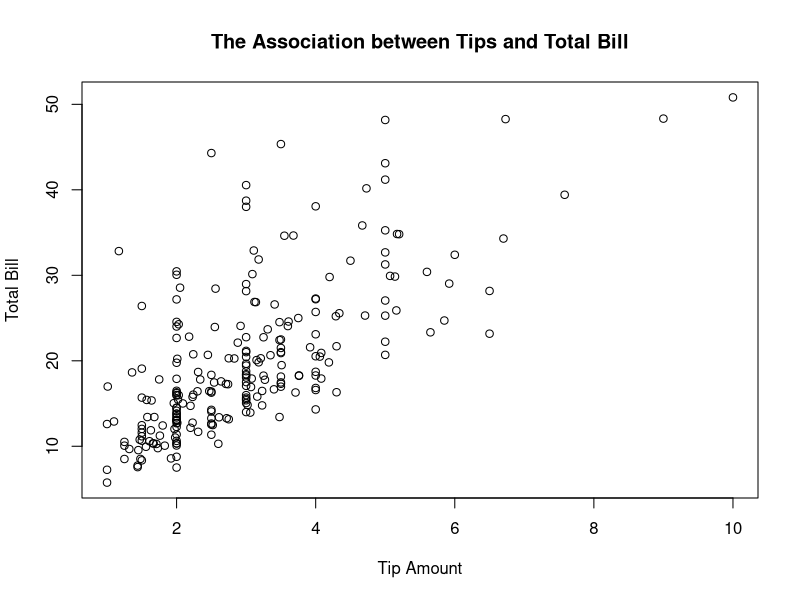
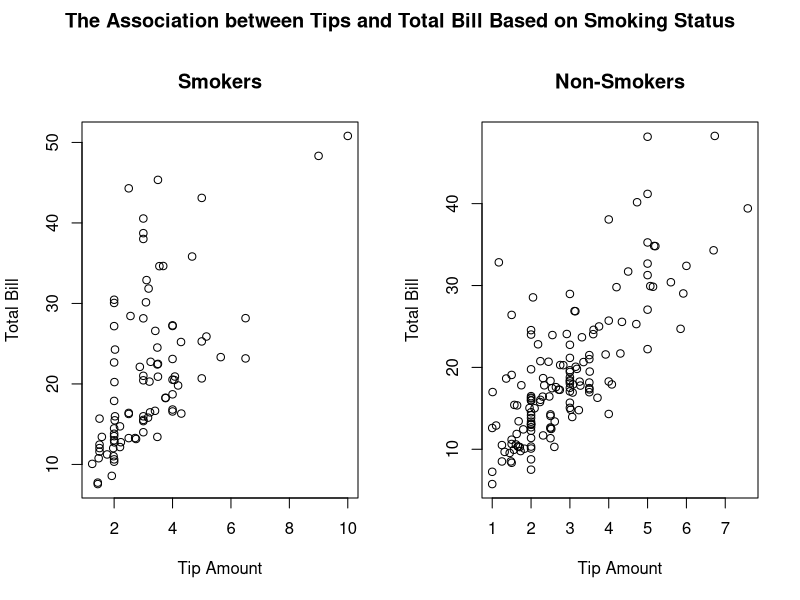
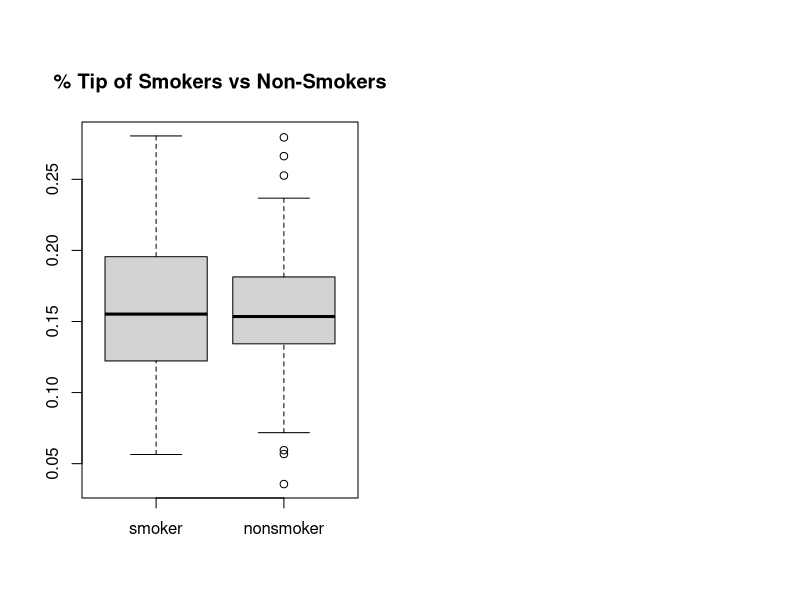
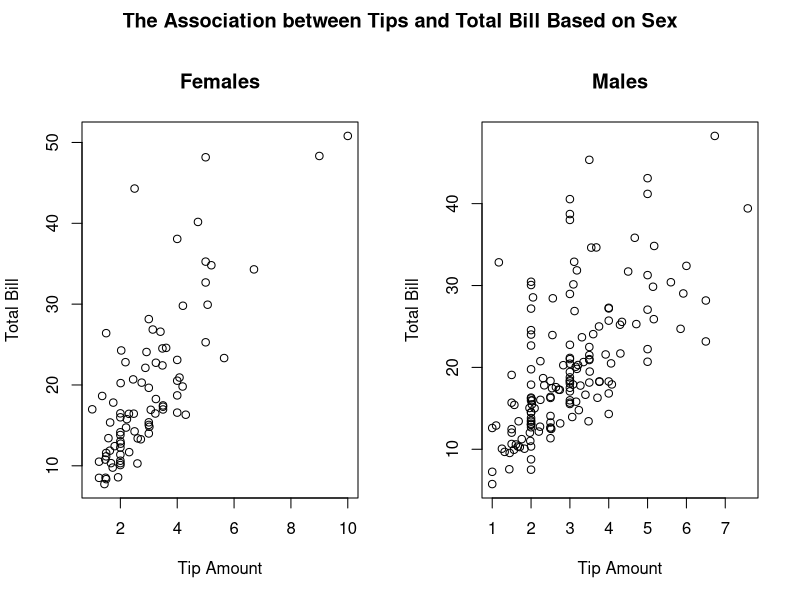
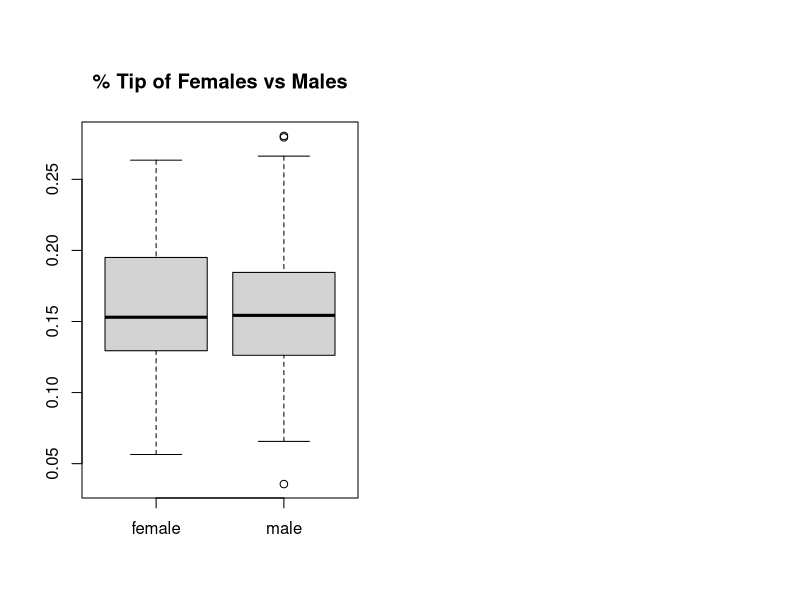
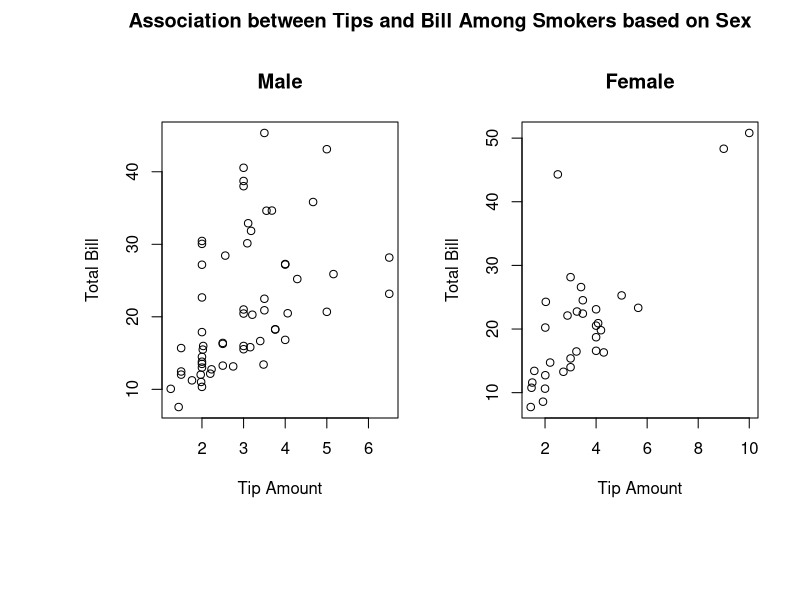
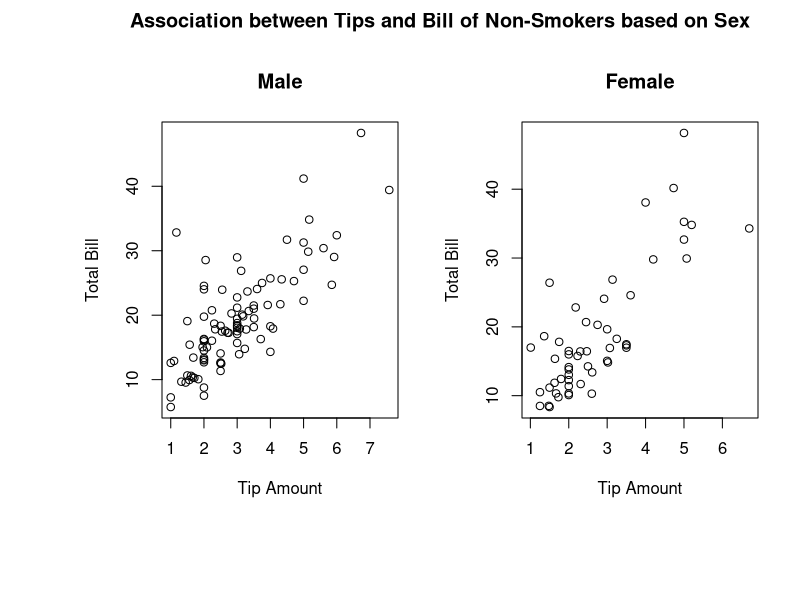
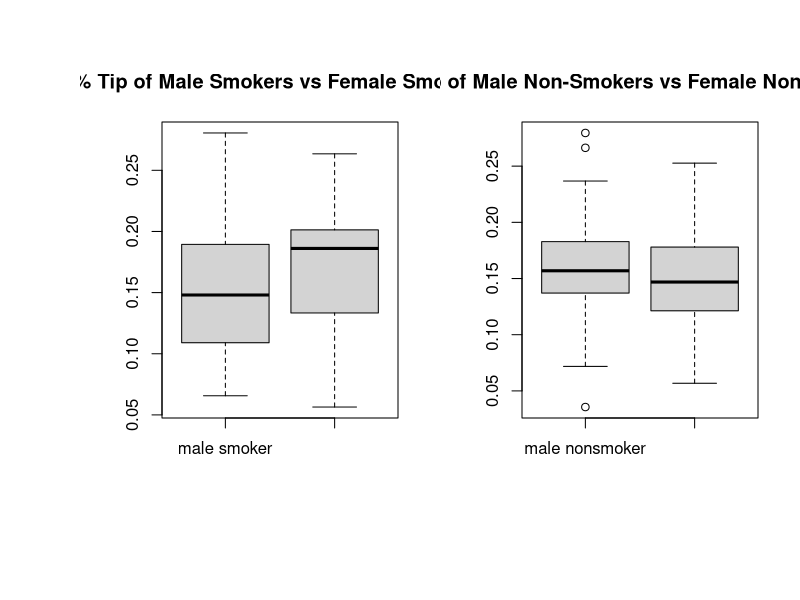

Recreate these plots in R, in order.
## ---- chunk 1
knitr::opts_chunk$set(echo = TRUE)
#require("dplyr")
tips_df = read.csv("./Data/tips.csv")

attach(tips_df)
## ---- chunk 2
outliers <- boxplot(tips_df$TIP/tips_df$TOTBILL, plot=FALSE)$out
tips_df <- tips_df[-which((tips_df$TIP/tips_df$TOTBILL) %in% outliers),]
plot(tips_df$TIP,tips_df$TOTBILL, xlab = "Tip Amount", ylab = "Total Bill", main = "The Association between Tips and Total Bill")


## ---- chunk 3
smoker = tips_df[SMOKER==1,]
n_smoker =  tips_df[SMOKER==0,]
female = tips_df[SEX==1,]
male = tips_df[SEX==0,]

par(mfrow=c(1,2), oma=c(0,0,2,0))
smoker_plot = plot(smoker$TIP, smoker$TOTBILL, xlab = "Tip Amount", ylab = "Total Bill", main= "Smokers")
n_smoker_plot = plot(n_smoker$TIP, n_smoker$TOTBILL, xlab = "Tip Amount", ylab = "Total Bill", main= "Non-Smokers")
title("The Association between Tips and Total Bill Based on Smoking Status",outer = TRUE)
## ---- chunk 4
boxplot((smoker$TIP/smoker$TOTBILL),(n_smoker$TIP/n_smoker$TOTBILL),
        names=c("smoker","nonsmoker"),main= "% Tip of Smokers vs Non-Smokers") 
## ---- chunk 5

par(mfrow=c(1,2), oma=c(0,0,2,0))
female_plot = plot(female$TIP, female$TOTBILL, xlab = "Tip Amount", ylab = "Total Bill", main= "Females")
male_plot = plot(male$TIP, male$TOTBILL, xlab = "Tip Amount", ylab = "Total Bill", main= "Males")
title("The Association between Tips and Total Bill Based on Sex",outer = TRUE)
## ---- chunk 6
boxplot((female$TIP/female$TOTBILL),(male$TIP/male$TOTBILL),
        names=c("female",'male'), main= "% Tip of Females vs Males") 
## ---- chunk 7
m_smoker = tips_df[SEX==0 & SMOKER==1,]
f_smoker = tips_df[SEX==1 & SMOKER==1,]
m_nsmoker = tips_df[SEX==0 & SMOKER==0,]
f_nsmoker = tips_df[SEX==1 & SMOKER==0,]

par(mfrow=c(1,2), oma = c(4,4,2,0))
plot(m_smoker$TIP, m_smoker$TOTBILL, xlab = "Tip Amount", ylab = "Total Bill", main = "Male")
plot(f_smoker$TIP, f_smoker$TOTBILL, xlab = "Tip Amount", ylab = "Total Bill", main = "Female")
title("Association between Tips and Bill Among Smokers based on Sex",outer = TRUE)

par(mfrow=c(1,2), oma = c(4,4,2,0))
plot(m_nsmoker$TIP, m_nsmoker$TOTBILL, xlab = "Tip Amount", ylab = "Total Bill", main = "Male")
plot(f_nsmoker$TIP, f_nsmoker$TOTBILL, xlab = "Tip Amount", ylab = "Total Bill", main = "Female")
title("Association between Tips and Bill of Non-Smokers based on Sex",outer = TRUE)
## ---- chunk 8
boxplot((m_smoker$TIP/m_smoker$TOTBILL),(f_smoker$TIP/f_smoker$TOTBILL),
        names=c("male smoker","female smoker"), main= "% Tip of Male Smokers vs Female Smokers") 
boxplot((m_nsmoker$TIP/m_nsmoker$TOTBILL), (f_nsmoker$TIP/f_nsmoker$TOTBILL), 
        names=c("male nonsmoker","female nonsmoker"),main= "% Tip of Male Non-Smokers vs Female Non-Smokers") 

## ---- chunk 9

tips_df= read.csv("./Data/tips.csv")
# 
attach(tips_df)
tips_df = tips_df[, c("TIP", "DAY", "TIME", "TOTBILL")]
# # 
# # 

#for(i in 1:ncol(tips_df)){
#  tips_df[is.na(tips_df[,i]), i] <- mean(tips_df[,i], na.rm = TRUE)
#}

#outliers <- boxplot((tips_df$TIP), plot=FALSE)$out
#tips_df <- tips_df[-which((tips_df$TIP) %in% outliers),]
# $TOTBILL) %in% outliers),]




tipsD = tips_df[TIME == 0,]
tipsN = tips_df[TIME == 1,]

thurD = tipsD[tipsD$DAY==3,]$TIP
thurN = tipsN[tipsN$DAY==3,]$TIP
friD = tipsD[tipsD$DAY==4,]$TIP
friN = tipsN[tipsN$DAY==4,]$TIP
satD = tipsD[tipsD$DAY==5,]$TIP
satN = tipsN[tipsN$DAY==5,]$TIP
sunD = tipsD[tipsD$DAY==6,]$TIP
sunN = tipsN[tipsN$DAY==6,]$TIP

data = c(thurD,thurN,friD,friN,satD,satN,sunD,sunN)
data_count = c(length(thurD),length(thurN),length(friD),length(friN),length(satD),length(satN),length(sunD),length(sunN))

colors = c("lightblue", "darkblue", "lightblue", "darkblue",  "lightblue", "darkblue", "lightblue", "darkblue")
spacing = c(1,2,4,5,7,8,10,11)
xLabels = c("Thursday, Day","Thursday, Night", "Friday, Day", "Friday, Night", "Saturday, Day", "Saturday, Night", "Sunday, Day", 'Sunday, Night') 

tip_shifts <- boxplot(thurD,thurN,friD,friN,satD,satN,sunD,sunN, 
        col = colors, 
        at= spacing, 
        names= xLabels,
        cex.axis = .8, 
        las = 2,
        outline=FALSE, main="Best Time to be Scheduled for a Shift",
      xlab="Shift", ylab="Tip Amount")
legend("topleft", legend = c("Day Shift","Night Shift"), 
    col = c("lightblue" ,"darkblue") , bty = "n", pch=20 , pt.cex = 2, cex = .6, horiz = FALSE, inset = c(0.03, 0.01))

